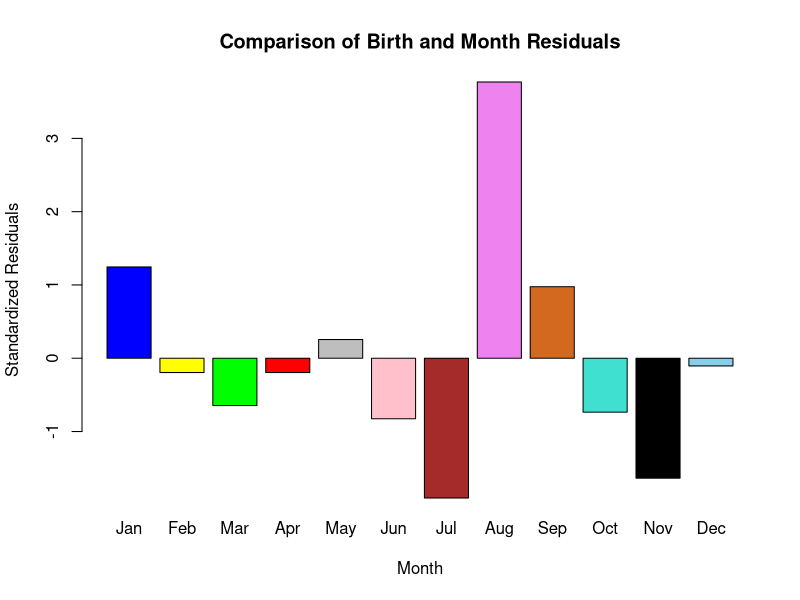
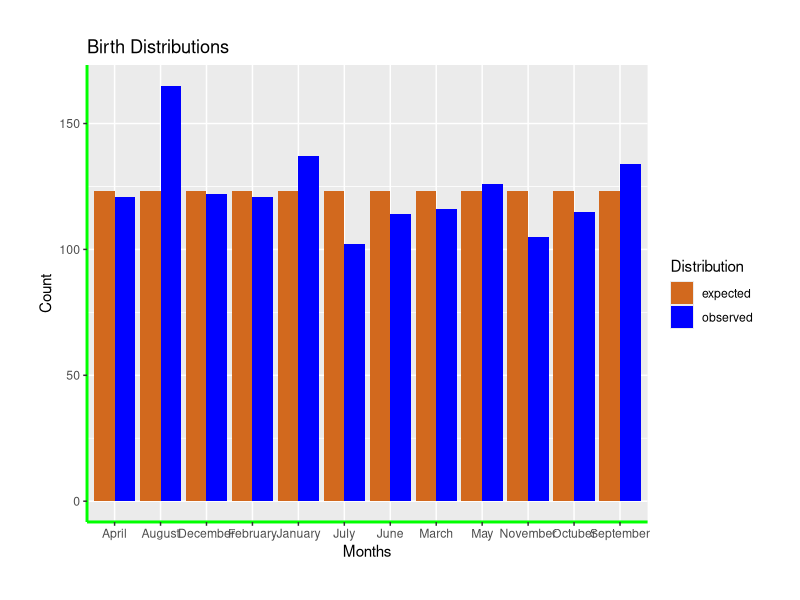

R code for these plots, in order:
"
****************************************************************
Name:Sai Shreya Challa
Student Number:A00264982

QMM1002 Module 8 Applied Activity
****************************************************************
"

"
#############	
#Question #1
1.	(18 marks) Most professional baseball players are born in August. 
It has been suggested that children born in the summer have a better chance 
of making it to the professional leagues than their peers perhaps because 
they can be outdoors when they are young or due to the cut off dates for 
children entering baseball leagues (July 31 in the United States). The data 
in the table report the number of professional ballplayers born in each month
of the year for a random sample of professional baseball players. We would 
like to determine if this observed distribution of players born in each month
is significantly different than what we would expect if players birthdays 
were equally distributed across the year. 
a.	(2 marks) State the null and alterative hypothesis for the chi-square
goodness of fit test.
b.	(2 marks) Create vectors for the observed birthdays in each month and 
expected birthdays in each month. What is the expected number of birthdays 
per month under the null hypothesis? 
c.	(5 marks) Conduct a chi-square goodness of fit test at α = 0.05 and 
decide to reject or fail to reject the null hypothesis (using the p-value
or critical value). Interpret your decision in the context of the problem. 
d.	(1 mark) Calculate and print out the standardized residuals for each
month. 
e.	 (4 marks) Create a bar plot that shows the residual values.
Are there any unusual values? Specifically comment on which unusual values are above the mean and which are below the mean. 
f.	(4 marks) Create a grouped bar plot to show the observed and expected 
distributions for birthdays in each month. Are more players born in August? 
Explain using the plot.
"

#Null hypothesis:The distribution of players' birthdays is equally distributed across the year.
#H0: 
#Alternative hypothesis:The distribution of players' birthdays is not equally distributed across the year.


Birth=data.frame(
  Month = c("January","February","March","April","May","June","July","August","September","October","November","December"),
  Player_Count = c(137,121,116,121,126,114,102,165,134,115,105,122))
print(Birth)
"       Month Player_Count
1    January          137
2   February          121
3      March          116
4      April          121
5        May          126
6       June          114
7       July          102
8     August          165
9  September          134
10   October          115
11  November          105
12  December          122"

# Observed birthdays
observed <- c(137, 121, 116, 121, 126, 114, 102, 165, 134, 115, 105, 122)

# Total number of players
total_players <- sum(observed)

# Expected birthdays per month
expected <- rep(total_players/12, 12)

#chi-square test
(chi_sq<-chisq.test(observed))
"	Chi-squared test for given probabilities

data:  observed
X-squared = 24.825, df = 11, p-value = 0.009668"

#p-value=0.009668 <0.05=alpha 
#reject the null hypothesis. There is a significant evidence that the observed distribution differs from the expected model.


(standardized_residuals <- residuals(chi_sq))
"[1]  1.2464655 -0.1952295 -0.6457592 -0.1952295  0.2553002 -0.8259711 -1.9072423  3.7694317  0.9761476
[10] -0.7358652 -1.6369245 -0.1051236"

# Create bar plot of standardized residuals
barplot(standardized_residuals,main="Comparison of Birth and Month Residuals",names.arg = month.abb, xlab = "Month", ylab = "Standardized Residuals",col=c("blue","yellow", "green","red","gray","pink","brown","violet","chocolate","turquoise","black","skyblue"))

# Comment on unusual values
mean_residual <- mean(standardized_residuals)
above_mean <- sum(standardized_residuals > mean_residual)
below_mean <- sum(standardized_residuals < mean_residual)

(unusual_values <- paste("There are", above_mean, "unusual values above the mean and", below_mean, "unusual values below the mean."))
#"There are 4 unusual values above the mean and 8 unusual values below the mean."
#May, January, September and August are above the mean while others are below the mean.
library(ggplot2)

players <- data.frame(
  month = rep(c("January","February","March","April","May","June","July","August","September","Octuber","November","December"), 2),
  Counts = c(observed, expected),
  Distribution = c(rep("observed", length(observed)), rep("expected", length(expected)))
)

ggplot(players, aes(month, Counts, fill = Distribution)) +
  geom_bar(stat = "identity", position = "dodge") +
  labs(x = "Months", y = "Count") +
  ggtitle("Birth Distributions") +
  theme(
    plot.margin = margin(1, 1, 1, 1, "cm"),
    axis.line = element_line(color = "green", size = 1)
  ) +
  scale_fill_manual(values = c("observed" = "blue", "expected" = "chocolate"))

#The bar for August month is significantly higher as observed in barplot and are most likely to make it to professional league in Baseball.
